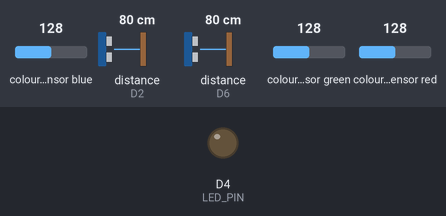
Bench run of a program on a simulated ESP8266 (NodeMCU). On the bench: output pins drawn as LEDs (lit = HIGH). Wiring (inferred from the names in the program): 2 × ultrasonic range finder: trigger D1, echo D2 / trigger D5, echo D6; TCS3200 colour sensor: output D0; S2 D7; S3 D8; S0 D3. The inputs (shaded band) are chosen by the test bench; at power-on: colour sensor blue 128, distance to the obstacle (sensors on D2, D6) 80 cm, colour sensor green 128, colour sensor red 128. The echo pulse lasts 58.3 µs per cm; pins used as bus, display or sensor lines are not drawn; what the program prints to the serial monitor is not drawn.

Above: at 0.16 s.
Timing chart, 0 to 1.8 s (numbered marks = the images above):
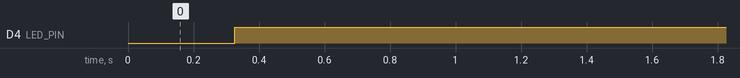

Measured:
- by itself, D4 (LED_PIN): LOW → HIGH at 0.33 s

The program:

main.cpp
```cpp
#include <Arduino.h>
#include <ESPAsyncWebServer.h>
#include <ESP8266WiFi.h>
#include "webserver.h"
#include "distance_sensor.h"

#define LED_PIN    LED_BUILTIN

#define TRIG1 D1
#define ECHO1 D2
#define TRIG2 D5
#define ECHO2 D6
#define S0  D3
#define S1  D4
#define S2  D7
#define S3  D8
#define OUT D0


unsigned int readColorChannel(byte s2State, byte s3State) {
    digitalWrite(S2, s2State);
    digitalWrite(S3, s3State);
    delay(10); // Allow sensor to settle
    return pulseIn(OUT, LOW, 25000); // 25ms timeout for ESP8266
}


AsyncWebServer server(80);
AsyncEventSource events("/events");

static bool ledState = false; // LED state
static bool mainBooted = false; // Main board boot status
static bool navigationBooted = false; // Navigation board boot status
static float lastDistance = -1.0; // Last received distance 1
static float lastDistance2 = -1.0; // Last received distance 2
static String lastColor = ""; // Last received color
unsigned long lastReportTime = 0;

static DistanceSensor sensor1(TRIG1, ECHO1);
static DistanceSensor sensor2(TRIG2, ECHO2);

void setupColorSensor() {
    pinMode(S0, OUTPUT);
    pinMode(S1, OUTPUT);
    pinMode(S2, OUTPUT);
    pinMode(S3, OUTPUT);
    pinMode(OUT, INPUT);

    digitalWrite(S0, HIGH);
    digitalWrite(S1, LOW);
}

// Helper to measure frequency on OUT pin for a given filter
String readColor() {
    unsigned int red = readColorChannel(LOW, LOW);
    unsigned int green = readColorChannel(HIGH, HIGH);
    unsigned int blue = readColorChannel(LOW, HIGH);
    return String(red) + "," + String(green) + "," + String(blue);
}

void setup() {
    pinMode(LED_PIN, OUTPUT);
    digitalWrite(LED_PIN, LOW); // LED on (inverted logic)

    Serial.begin(115200); // UART for button status
    Serial.println("Setup complete. Waiting for button status via UART.");

    // Mark navigation board as booted and turn on LED
    navigationBooted = true;
    digitalWrite(LED_PIN, LOW); // LED on

    sensor1.begin();
    sensor2.begin();
    setupColorSensor();

    setupWebServer(server, events, ledState, mainBooted, navigationBooted, lastDistance, lastDistance2, lastColor);
    server.begin();
}

void loop() {
    // Read both ultrasonic sensors
    float distance1 = sensor1.read();
    float distance2 = sensor2.read();
    lastDistance = (distance1 > 0) ? distance1 : -1.0;
    lastDistance2 = (distance2 > 0) ? distance2 : -1.0;

    // Read color sensor (placeholder)
    lastColor = readColor();

    // Output as CSV: BOOTED,LED_STATE,DISTANCE1,DISTANCE2,COLOR
    // BOOTED: 1 if navigation board booted, 0 otherwise
    // LED_STATE: 1 if LED is ON, 0 if OFF
    // DISTANCE1, DISTANCE2: floating-point in cm or 'timeout'
    // COLOR: R,G,B as string
    int booted = navigationBooted ? 1 : 0;
    int led = ledState ? 1 : 0;
    String dist1Str = (lastDistance >= 0) ? String(lastDistance, 2) : "timeout";
    String dist2Str = (lastDistance2 >= 0) ? String(lastDistance2, 2) : "timeout";
    Serial.print(booted);
    Serial.print(",");
    Serial.print(led);
    Serial.print(",");
    Serial.print(dist1Str);
    Serial.print(",");
    Serial.print(dist2Str);
    Serial.print(",");
    Serial.println(lastColor);

    // Trigger SSE updates
    handleUartAndSSE(events, mainBooted, ledState, lastDistance, lastDistance2, lastColor);
    delay(100); // Small delay for loop stability
}
```

distance_sensor.h
```cpp
#pragma once
#include <Arduino.h>

class DistanceSensor {
public:
    DistanceSensor(uint8_t trigPin, uint8_t echoPin);
    void begin();
    float read();
private:
    uint8_t trigPin_;
    uint8_t echoPin_;
};
```

webserver.h
```cpp
#pragma once
#include <ESPAsyncWebServer.h>
#include <ESP8266WiFi.h>

void triggerSSE(AsyncEventSource &events, const String &type, const String &data);
void setupWebServer(AsyncWebServer &server, AsyncEventSource &events, bool &ledState, bool &mainBooted, bool &navigationBooted, float &lastDistance, float &lastDistance2, String &lastColor);
void handleUartAndSSE(AsyncEventSource &events, bool &mainBooted, bool &ledState, float &lastDistance, float &lastDistance2, String &lastColor);
```

distance_sensor.cpp
```cpp
#include "distance_sensor.h"
#include <Arduino.h>

DistanceSensor::DistanceSensor(uint8_t trigPin, uint8_t echoPin)
    : trigPin_(trigPin), echoPin_(echoPin) {}

void DistanceSensor::begin() {
    pinMode(trigPin_, OUTPUT);
    pinMode(echoPin_, INPUT);
}

float DistanceSensor::read() {
    long duration;
    float distance;
    digitalWrite(trigPin_, LOW);
    delayMicroseconds(2);
    digitalWrite(trigPin_, HIGH);
    delayMicroseconds(10);
    digitalWrite(trigPin_, LOW);
    duration = pulseIn(echoPin_, HIGH, 30000); // timeout 30ms
    if (duration > 0) {
        distance = duration * 0.0343 / 2.0;
        return distance;
    } else {
        return -1.0;
    }
}
```

webserver.cpp
```cpp
#include "webserver.h"
#include <Arduino.h>

// Define the pin number for the LED
#define LED_PIN    LED_BUILTIN

const char* ssid = "ESP8266_AP";
const char* password = "12345678"; // Minimum 8 chars for WPA2

void triggerSSE(AsyncEventSource &events, const String &type, const String &data) {
    events.send(data.c_str(), type.c_str());
}

void startWifiAP() {
    WiFi.mode(WIFI_AP);
    bool result = WiFi.softAP(ssid, password);
    if (result) {
        Serial.println("Access Point started");
        Serial.print("AP IP address: ");
        Serial.println(WiFi.softAPIP());
    } else {
        Serial.println("AP start failed!");
    }
}

void setupWebServer(AsyncWebServer &server, AsyncEventSource &events, bool &ledState, bool &mainBooted, bool &navigationBooted, float &lastDistance, float &lastDistance2, String &lastColor) {
    startWifiAP();
    server.on("/", HTTP_GET, [&](AsyncWebServerRequest *request){
        String html = R"rawliteral(
<!DOCTYPE html>
<html lang='en'>
<head>
    <meta charset='UTF-8'>
    <meta name='viewport' content='width=device-width, initial-scale=1.0'>
    <title>Board Status</title>
    <link rel='stylesheet' href='/tailwind.min.css'>
</head>
<body class='bg-gray-100 text-gray-900 m-0 p-0'>
    <div class='max-w-md mx-auto mt-10 bg-white rounded-xl shadow-lg p-8'>
        <h1 class='text-3xl font-bold mb-4 text-center'>Status</h1>
        <div class='flex items-center gap-3 mb-3'>
            <span id='ledcircle' class='w-5 h-5 rounded-full border-2 border-gray-400 inline-block'></span>
            <span>LED is <span id='ledstate' class='font-semibold'>)rawliteral";
        html += String(ledState ? "ON" : "OFF");
        html += R"rawliteral(</span></span>
        </div>
        <div class='flex items-center gap-3 mb-3'>
            <span>Navigation Board:</span>
            <span id='navboot' class='px-3 py-1 rounded-full text-sm font-medium ml-2 ' + String(navigationBooted ? "bg-green-100 text-green-800" : "bg-red-100 text-red-800") + '>)rawliteral";
        html += String(navigationBooted ? "BOOTED" : "NOT READY");
        html += R"rawliteral(</span>
        </div>
        <div class='flex items-center gap-3 mb-3'>
            <span>Main Board:</span>
            <span id='mainboot' class='px-3 py-1 rounded-full text-sm font-medium ml-2 ' + String(mainBooted ? "bg-green-100 text-green-800" : "bg-red-100 text-red-800") + '>)rawliteral";
        html += String(mainBooted ? "BOOTED" : "NOT READY");
        html += R"rawliteral(</span>
        </div>
        <div class='text-xl font-semibold mt-5'>
            Distance 1: <span id='distance'>)rawliteral";
        if (lastDistance >= 0) html += String(lastDistance, 2) + " cm";
        else html += "N/A";
        html += R"rawliteral(</span>
        </div>
        <div class='text-xl font-semibold mt-2'>
            Distance 2: <span id='distance2'>)rawliteral";
        if (lastDistance2 >= 0) html += String(lastDistance2, 2) + " cm";
        else html += "N/A";
        html += R"rawliteral(</span>
        </div>
        <div class='text-xl font-semibold mt-2'>
            Color: <span id='color'>)rawliteral";
        html += lastColor.length() > 0 ? lastColor : "N/A";
        html += R"rawliteral(</span>
        </div>
    </div>
    <script>
        function updateLedCircle(state) {
            var led = document.getElementById('ledcircle');
            if (state === 'ON') {
                led.classList.add('bg-green-500', 'border-green-700');
                led.classList.remove('bg-red-500', 'border-red-700');
            } else {
                led.classList.add('bg-red-500', 'border-red-700');
                led.classList.remove('bg-green-500', 'border-green-700');
            }
        }
        var es = new EventSource('/events');
        es.addEventListener('led', function(e) {
            document.getElementById('ledstate').textContent = e.data;
            updateLedCircle(e.data);
        });
        es.addEventListener('mainboot', function(e) {
            var el = document.getElementById('mainboot');
            el.textContent = e.data;
            el.className = 'px-3 py-1 rounded-full text-sm font-medium ml-2 ' + (e.data === 'BOOTED' ? 'bg-green-100 text-green-800' : 'bg-red-100 text-red-800');
        });
        es.addEventListener('distance', function(e) {
            document.getElementById('distance').textContent = (e.data === 'timeout' ? 'N/A' : e.data + ' cm');
        });
        es.addEventListener('distance2', function(e) {
            document.getElementById('distance2').textContent = (e.data === 'timeout' ? 'N/A' : e.data + ' cm');
        });
        es.addEventListener('color', function(e) {
            document.getElementById('color').textContent = e.data;
        });
        // Initial LED circle state
        updateLedCircle(document.getElementById('ledstate').textContent);
    </script>
</body>
</html>
)rawliteral";
        request->send(200, "text/html", html);
    });
    server.on("/tailwind.min.css", HTTP_GET, [](AsyncWebServerRequest *request){
        const char* css = "body{background-color:#f3f4f6;color:#111827;margin:0;padding:0}.max-w-md{max-width:28rem}.mx-auto{margin-left:auto;margin-right:auto}.mt-10{margin-top:2.5rem}.bg-white{background-color:#fff}.rounded-xl{border-radius:0.75rem}.shadow-lg{box-shadow:0 10px 15px -3px rgba(0,0,0,.1),0 4px 6px -4px rgba(0,0,0,.1)}.p-8{padding:2rem}.text-3xl{font-size:1.875rem;line-height:2.25rem}.font-bold{font-weight:700}.mb-4{margin-bottom:1rem}.text-center{text-align:center}.flex{display:flex}.items-center{align-items:center}.gap-3{gap:0.75rem}.mb-3{margin-bottom:0.75rem}.w-5{width:1.25rem}.h-5{height:1.25rem}.rounded-full{border-radius:9999px}.border-2{border-width:2px}.border-gray-400{border-color:#9ca3af}.inline-block{display:inline-block}.font-semibold{font-weight:600}.px-3{padding-left:0.75rem;padding-right:0.75rem}.py-1{padding-top:0.25rem;padding-bottom:0.25rem}.text-sm{font-size:0.875rem;line-height:1.25rem}.font-medium{font-weight:500}.ml-2{margin-left:0.5rem}.bg-green-100{background-color:#d1fae5}.text-green-800{color:#065f46}.bg-red-100{background-color:#fee2e2}.text-red-800{color:#991b1b}.text-xl{font-size:1.25rem;line-height:1.75rem}.mt-5{margin-top:1.25rem}.bg-green-500{background-color:#22c55e}.border-green-700{border-color:#15803d}.bg-red-500{background-color:#ef4444}.border-red-700{border-color:#b91c1c}";
        request->send(200, "text/css", css);
    });
    server.addHandler(&events);
}

void handleUartAndSSE(AsyncEventSource &events, bool &mainBooted, bool &ledState, float &lastDistance, float &lastDistance2, String &lastColor) {
    static String uartBuffer = "";
    static unsigned long lastSseUpdate = 0;
    static bool prevMainBooted = false;
    static bool prevLedState = false;
    static float prevLastDistance = -9999.0;
    static float prevLastDistance2 = -9999.0;
    static String prevLastColor = "";
    while (Serial.available()) {
        char c = Serial.read();
        if (c == '\n' || c == '\r') {
            if (uartBuffer.length() > 0) {
                // Split CSV: BOOTED,LED_STATE,DIST1,DIST2,COLOR
                int firstComma = uartBuffer.indexOf(',');
                int secondComma = uartBuffer.indexOf(',', firstComma + 1);
                int thirdComma = uartBuffer.indexOf(',', secondComma + 1);
                int fourthComma = uartBuffer.indexOf(',', thirdComma + 1);
                if (firstComma > 0 && secondComma > firstComma && thirdComma > secondComma && fourthComma > thirdComma) {
                    String bootedStr = uartBuffer.substring(0, firstComma);
                    String ledStr = uartBuffer.substring(firstComma + 1, secondComma);
                    String dist1Str = uartBuffer.substring(secondComma + 1, thirdComma);
                    String dist2Str = uartBuffer.substring(thirdComma + 1, fourthComma);
                    String colorStr = uartBuffer.substring(fourthComma + 1);

                    // BOOTED
                    bool newMainBooted = (bootedStr == "1");
                    // LED_STATE
                    bool newLedState = (ledStr == "1");
                    // DISTANCE 1
                    float newLastDistance = -1.0;
                    bool isTimeout1 = (dist1Str == "timeout");
                    if (!isTimeout1) newLastDistance = dist1Str.toFloat();
                    // DISTANCE 2
                    float newLastDistance2 = -1.0;
                    bool isTimeout2 = (dist2Str == "timeout");
                    if (!isTimeout2) newLastDistance2 = dist2Str.toFloat();
                    // COLOR
                    String newLastColor = colorStr;

                    // Update cached values
                    mainBooted = newMainBooted;
                    ledState = newLedState;
                    lastDistance = isTimeout1 ? -1.0 : newLastDistance;
                    lastDistance2 = isTimeout2 ? -1.0 : newLastDistance2;
                    lastColor = newLastColor;
                }
                uartBuffer = "";
            }
        } else if (isPrintable(c)) {
            uartBuffer += c;
        }
    }
    // Force SSE update at 5 Hz (every 200 ms)
    unsigned long now = millis();
    if (now - lastSseUpdate >= 200) {
        lastSseUpdate = now;
        triggerSSE(events, "mainboot", mainBooted ? "BOOTED" : "NOT READY");
        digitalWrite(LED_PIN, ledState ? LOW : HIGH);
        triggerSSE(events, "led", ledState ? "ON" : "OFF");
        if (lastDistance == -1.0) {
            triggerSSE(events, "distance", "timeout");
        } else {
            triggerSSE(events, "distance", String(lastDistance, 2));
        }
        if (lastDistance2 == -1.0) {
            triggerSSE(events, "distance2", "timeout");
        } else {
            triggerSSE(events, "distance2", String(lastDistance2, 2));
        }
        triggerSSE(events, "color", lastColor.length() > 0 ? lastColor : "N/A");
        prevMainBooted = mainBooted;
        prevLedState = ledState;
        prevLastDistance = lastDistance;
        prevLastDistance2 = lastDistance2;
        prevLastColor = lastColor;
    }
}
```
